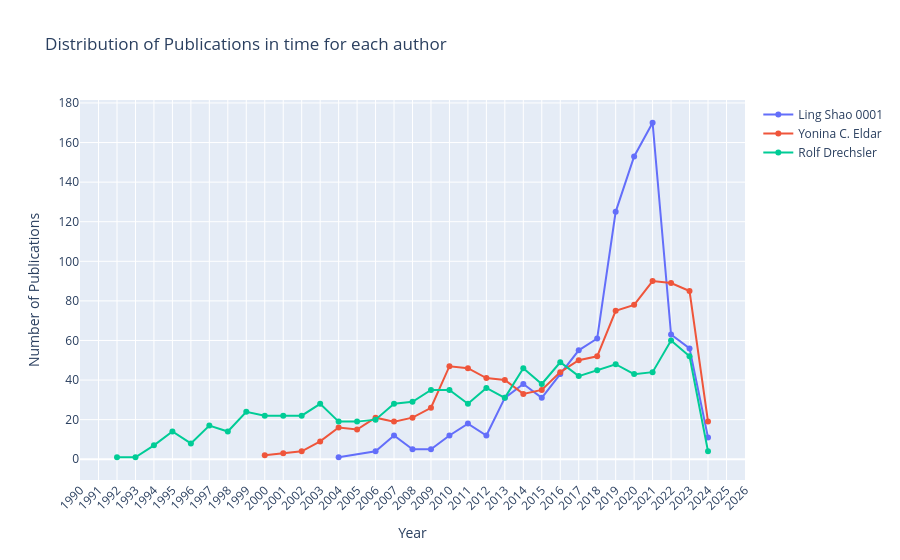

Notebook source saved alongside this figure:
### Code cell
# Visualize the number of publications in time for each author
fig = go.Figure()

for df, auth in zip(pubs_time, authors):
    # Convert 'info.year' column to numeric for completeness shake
    df["info.year"] = pd.to_numeric(df["info.year"])
    fig.add_trace(
        go.Scatter(
            x=df["info.year"],
            y=df["@id"],
            mode="lines+markers",
            name=auth
        )
    )
    
fig.update_layout(
    xaxis_title="Year",
    yaxis_title="Number of Publications",
    title="Distribution of Publications in time for each author",
    xaxis=dict(
        tickangle=-45,
        tickmode='linear',
        dtick=1
    )
)

fig.show()

### Figure 1 — Plotly figure (JSON) as saved in the notebook; plotly's stock layout.template omitted (floating-point values rounded to 4 significant figures)
{"data": [{"mode": "lines+markers", "name": "Ling Shao 0001", "type": "scatter", "x": [2004, 2006, 2007, 2008, 2009, 2010, 2011, 2012, 2013, 2014, 2015, 2016, 2017, 2018, 2019, 2020, 2021, 2022, 2023, 2024], "y": [1, 4, 12, 5, 5, 12, 18, 12, 31, 38, 31, 43, 55, 61, 125, 153, 170, 63, 56, 11]}, {"mode": "lines+markers", "name": "Yonina C. Eldar", "type": "scatter", "x": [2000, 2001, 2002, 2003, 2004, 2005, 2006, 2007, 2008, 2009, 2010, 2011, 2012, 2013, 2014, 2015, 2016, 2017, 2018, 2019, 2020, 2021, 2022, 2023, 2024], "y": [2, 3, 4, 9, 16, 15, 21, 19, 21, 26, 47, 46, 41, 40, 33, 35, 44, 50, 52, 75, 78, 90, 89, 85, 19]}, {"mode": "lines+markers", "name": "Rolf Drechsler", "type": "scatter", "x": [1992, 1993, 1994, 1995, 1996, 1997, 1998, 1999, 2000, 2001, 2002, 2003, 2004, 2005, 2006, 2007, 2008, 2009, 2010, 2011, 2012, 2013, 2014, 2015, 2016, 2017, 2018, 2019, 2020, 2021, 2022, 2023, 2024], "y": [1, 1, 7, 14, 8, 17, 14, 24, 22, 22, 22, 28, 19, 19, 20, 28, 29, 35, 35, 28, 36, 31, 46, 38, 49, 42, 45, 48, 43, 44, 60, 52, 4]}], "layout": {"title": {"text": "Distribution of Publications in time for each author"}, "xaxis": {"dtick": 1, "tickangle": -45, "tickmode": "linear", "title": {"text": "Year"}}, "yaxis": {"title": {"text": "Number of Publications"}}}}
